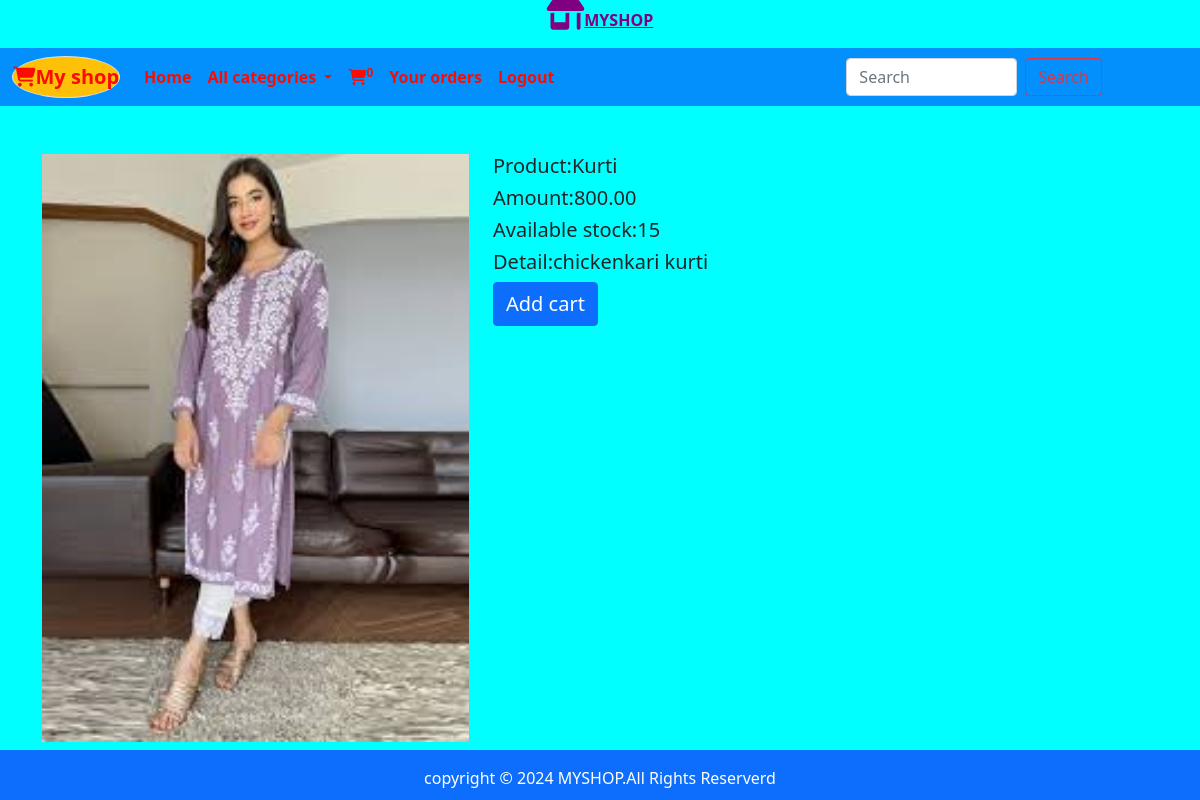
/product_details/1 (signed in), run on the app's committed database.
### shop/models.py (models this page shows, shortened)
class Products(models.Model):
    name=models.CharField(max_length=20)
    image=models.ImageField(upload_to='products',blank=True,null=True)
    desc=models.TextField()
    price=models.DecimalField(max_digits=10,decimal_places=2)
    stock=models.IntegerField()
    available=models.BooleanField(default=True)
    created=models.DateTimeField(auto_now_add=True)
    updated=models.DateTimeField(auto_now=True)
    category=models.ForeignKey(Category,on_delete=models.CASCADE)

### shop/views.py (the view)
# urls.py: path('product_details/<int:i>',views.product_details,name='product_details'),
@login_required
def product_details(request,i):
    pro_detail=Products.objects.get(id=i)
    return render(request,'product_detail.html',{'pro_detail':pro_detail})

### cart/context_processors.py (called while the page is built)
def cart_count(requset):
    u=requset.user
    count=0
    if u.is_authenticated:
        try:
            item=Cart.objects.filter(user=u)
            count=item.count()
        except:
            pass
    return {'count':count}

### shop/context_processors.py (called while the page is built)
def links(request):
    c=Category.objects.all()
    return {'links':c}

### templates/product_detail.html (shortened to what this page needs)
<!DOCTYPE html>
{% extends 'base.html' %}
{% load static %}
{% block content %}
<div class="container mt-5">
  <div class="row">
    <div class="col">
    <img src="{{pro_detail.image.url}}" style="height:100%;width:100%;"/>
        </div>
      <div class="col" style="padding-right:250px;">
    <h5>Product:{{pro_detail.name}}</h5>
    <h5 >Amount:{{pro_detail.price}}</h5>
        <h5>Available stock:{{pro_detail.stock}}</h5>
    <h5>Detail:{{pro_detail.desc}}</h5>
        {% if user.is_superuser == True %}
          {% if pro_detail.stock > 0 %}
            <h3 class="text-success">Product in stock</h3>
        <a style="text-decoration:none;" href="{% url 'admin:index' %}" class="btn-1">Add stock</a>
        {% else %}
         <h3 class="text-danger">Out of stock</h3>
        <a style="text-decoration:none;" href="{% url 'admin:index' %}" class="btn-1">Add stock</a>
        {% endif %}
       {% else %}
        {% if pro_detail.stock > 0 %}
        <a style="text-decoration:none;font-size:20px;" href="{% url 'cart:addtocart' pro_detail.id %}" class="btn btn-primary">Add cart</a>
        {% else %}
         <h3 class="text-danger" style="font-size:20px;">Out of stock</h3>
        {% endif %}
       {% endif %}
      </div>
  </div>
</div>
{% endblock %}

### static/css/stylee.css (style rules this page uses)
body { background-color:aqua; }

### data on the page
Products: image (picture), name "Kurti", price "800.00", stock "15", desc "chickenkari kurti"

### other printed values
{{ count }} "0"
